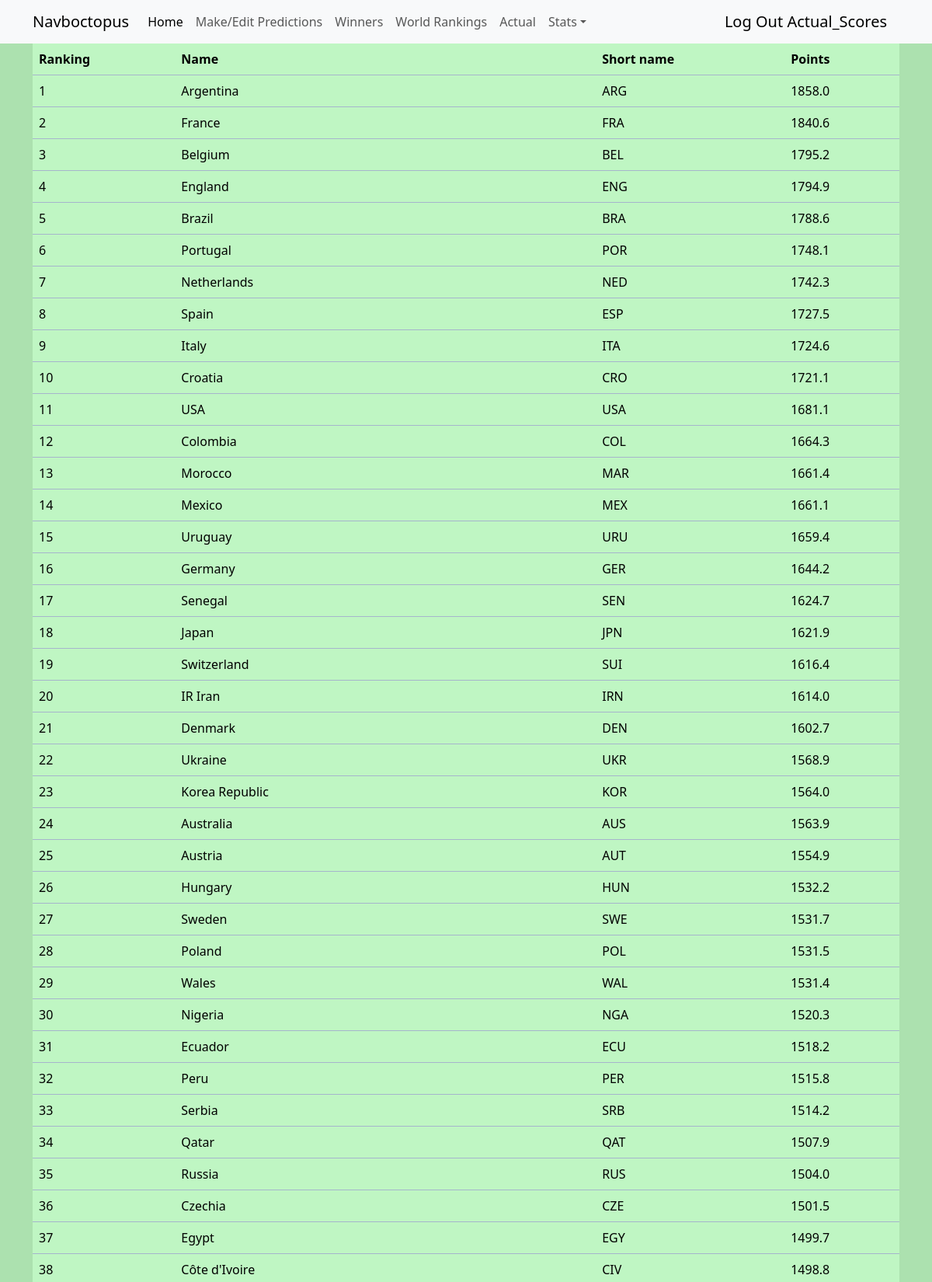
Screenshot of /world_rankings (signed in, upper part) with the database file from the repository.
### predictor/models.py (models this page shows, shortened)
class Country(models.Model):
    name = models.CharField(max_length=28)
    fifa_ranking = models.IntegerField()
    fifa_points = models.DecimalField(decimal_places=1,max_digits=6)
    short_name = models.CharField(max_length=23)
    class Meta:
        verbose_name_plural = "countries"

### predictor/views.py (the view)
# urls.py: path('world_rankings',views.WorldRankings.as_view(),name='world_rankings'),
class WorldRankings(View):
    template_name = 'predictor/world_rankings.html'
    def get(self, request):
        countries = Country.objects.order_by('fifa_ranking')
        context = {
            'countries':countries
        }
        return render(request, self.template_name, context)

### predictor/templates/predictor/world_rankings.html
{% extends 'predictor/base.html' %}
{% block content %}
<div class="container">
    <div
    class="table-responsive"
    >
    <table
    class="table table-primary"
    >
    <thead>
        <tr>
            <th scope="col" data-sortable="true" data-sorter="alphanum">Ranking</th>
            <th scope="col" data-sortable="true" data-sorter="alphanum">Name</th>
            <th scope="col" data-sortable="true" data-sorter="alphanum">Short name</th>
            <th scope="col" data-sortable="true" data-sorter="alphanum">Points</th>
            </tr>
        </thead>
        <tbody>
            {% for country in countries %}
            <tr class="">
                <td scope="row">{{country.fifa_ranking}}</td>
                <td>{{country.name}}</td>
                <td>{{country.short_name}}</td>
                <td>{{country.fifa_points}}</td>
                </tr>
            {% endfor %}
        </tbody>
    </table>
</div>
</div>
{% endblock content %}

### predictor/templates/predictor/base.html (shortened to what this page needs)
<!DOCTYPE html>
<html lang="en">
<head>
    <link href="https://cdn.jsdelivr.net/npm/bootstrap@5.3.2/dist/css/bootstrap.min.css" rel="stylesheet"
>
        {% load static %}
        <link rel="stylesheet" href="{% static 'predictor\style\styles.css' %}">
</head>
<body>
    <nav
        class="navbar navbar-expand-sm navbar-light bg-light"
    >
        <div class="container">
            <a class="navbar-brand" href="{% url 'homepage' %}">Navboctopus</a>
            <div class="collapse navbar-collapse" id="collapsibleNavId">
                <ul class="navbar-nav me-auto mt-2 mt-lg-0">
                    <li class="nav-item">
                        <a class="nav-link active" href="{% url 'homepage' %}" aria-current="page"
                            >Home
                            </a
                        >
                    </li>
                    {% if user.is_authenticated %}
                    <li class="nav-item">
                        <a class="nav-link" href="{% url 'group_entry' %}" aria-current="page"
                            >Make/Edit Predictions
                            </a
                        >
                    </li>
                    {% endif %}
                    <li class="nav-item">
                        <a class="nav-link" href="{% url 'winners' %}" aria-current="page"
                            >Winners
                            </a
                        >
                    </li>
                    <li class="nav-item">
                        <a class="nav-link" href="{% url 'world_rankings' %}" aria-current="page"
                            >World Rankings
                            </a
                        >
                    </li>
                    {% if user.username == 'Actual_Scores'%}
                    <li class="nav-item">
                        <a class="nav-link" href="{% url 'actual_entry' %}" aria-current="page"
                        >Actual
                        </a
                        >
                    </li>
                    {% endif %}
                    {% if user.is_authenticated %}
                    <li class="nav-item dropdown">
                        <a
                            class="nav-link dropdown-toggle"
                            href="#"
                            id="dropdownId"
                            data-bs-toggle="dropdown"
                            aria-haspopup="true"
                            aria-expanded="false"
                            >Stats</a
                        >
                    </li>
                    {% endif %}
                </ul>
                <form class="d-flex my-2 my-lg-0">
                    {% if user.is_authenticated %}
                    <a class="navbar-brand" href="{% url 'logout' %}" class="nav-link active" title="Log Out">Log Out {{user.username}} {{user.last_name|first}}</a>
                    {% else %}
                    <a class="navbar-brand" href="{% url 'login' %}" class="nav-link active" title="Login">Login</a>
                    <a class="navbar-brand" href="{% url 'sign_up_user' %}" class="nav-link active" title="sign up user">Sign Up</a>
                    {% endif %}
                </form>
            </div>
        </div>
    </nav>
    {% block content %}
    {% endblock content %}
</body>
</html>

### predictor/static/predictor/style/styles.css (style rules this page uses)
.table { --bs-table-bg:#BFF6C3; }
body { background-color: #ACE1AF; }

### rows the page displays
Country: fifa_ranking "1", name "Argentina", short_name "ARG", fifa_points "1858.0"
Country: fifa_ranking "2", name "France", short_name "FRA", fifa_points "1840.6"
Country: fifa_ranking "3", name "Belgium", short_name "BEL", fifa_points "1795.2"
Country: fifa_ranking "4", name "England", short_name "ENG", fifa_points "1794.9"
Country: fifa_ranking "5", name "Brazil", short_name "BRA", fifa_points "1788.6"
Country: fifa_ranking "6", name "Portugal", short_name "POR", fifa_points "1748.1"
Country: fifa_ranking "7", name "Netherlands", short_name "NED", fifa_points "1742.3"
Country: fifa_ranking "8", name "Spain", short_name "ESP", fifa_points "1727.5"
Country: fifa_ranking "9", name "Italy", short_name "ITA", fifa_points "1724.6"
Country: fifa_ranking "10", name "Croatia", short_name "CRO", fifa_points "1721.1"
Country: fifa_ranking "11", name "USA", short_name "USA", fifa_points "1681.1"
Country: fifa_ranking "12", name "Colombia", short_name "COL", fifa_points "1664.3"
Country: fifa_ranking "13", name "Morocco", short_name "MAR", fifa_points "1661.4"
Country: fifa_ranking "14", name "Mexico", short_name "MEX", fifa_points "1661.1"
Country: fifa_ranking "15", name "Uruguay", short_name "URU", fifa_points "1659.4"
Country: fifa_ranking "16", name "Germany", short_name "GER", fifa_points "1644.2"
Country: fifa_ranking "17", name "Senegal", short_name "SEN", fifa_points "1624.7"
Country: fifa_ranking "18", name "Japan", short_name "JPN", fifa_points "1621.9"
Country: fifa_ranking "19", name "Switzerland", short_name "SUI", fifa_points "1616.4"
Country: fifa_ranking "20", name "IR Iran", short_name "IRN", fifa_points "1614.0"
Country: fifa_ranking "21", name "Denmark", short_name "DEN", fifa_points "1602.7"
Country: fifa_ranking "22", name "Ukraine", short_name "UKR", fifa_points "1568.9"
Country: fifa_ranking "23", name "Korea Republic", short_name "KOR", fifa_points "1564.0"
Country: fifa_ranking "24", name "Australia", short_name "AUS", fifa_points "1563.9"
Country: fifa_ranking "25", name "Austria", short_name "AUT", fifa_points "1554.9"
Country: fifa_ranking "26", name "Hungary", short_name "HUN", fifa_points "1532.2"
Country: fifa_ranking "27", name "Sweden", short_name "SWE", fifa_points "1531.7"
Country: fifa_ranking "28", name "Poland", short_name "POL", fifa_points "1531.5"
Country: fifa_ranking "29", name "Wales", short_name "WAL", fifa_points "1531.4"
Country: fifa_ranking "30", name "Nigeria", short_name "NGA", fifa_points "1520.3"
Country: fifa_ranking "31", name "Ecuador", short_name "ECU", fifa_points "1518.2"
Country: fifa_ranking "32", name "Peru", short_name "PER", fifa_points "1515.8"
Country: fifa_ranking "33", name "Serbia", short_name "SRB", fifa_points "1514.2"
Country: fifa_ranking "34", name "Qatar", short_name "QAT", fifa_points "1507.9"
Country: fifa_ranking "35", name "Russia", short_name "RUS", fifa_points "1504.0"
Country: fifa_ranking "36", name "Czechia", short_name "CZE", fifa_points "1501.5"
Country: fifa_ranking "37", name "Egypt", short_name "EGY", fifa_points "1499.7"
Country: fifa_ranking "38", name "Côte d'Ivoire", short_name "CIV", fifa_points "1498.8"

### other values shown
{{ user.username }} "Actual_Scores"
